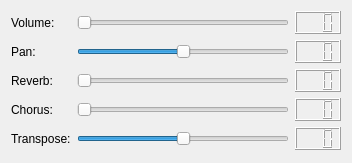
<?xml version="1.0" encoding="UTF-8"?>
<ui version="4.0">
 <class>SetTabMidiBase</class>
 <widget class="QWidget" name="SetTabMidiBase">
  <property name="geometry">
   <rect>
    <x>0</x>
    <y>0</y>
    <width>352</width>
    <height>163</height>
   </rect>
  </property>
  <property name="windowTitle">
   <string>SetTabMidi</string>
  </property>
  <layout class="QGridLayout">
   <property name="leftMargin">
    <number>11</number>
   </property>
   <property name="topMargin">
    <number>11</number>
   </property>
   <property name="rightMargin">
    <number>11</number>
   </property>
   <property name="bottomMargin">
    <number>11</number>
   </property>
   <property name="spacing">
    <number>6</number>
   </property>
   <item row="4" column="0">
    <widget class="QLabel" name="TextLabel5">
     <property name="text">
      <string>Transpose:</string>
     </property>
     <property name="wordWrap">
      <bool>false</bool>
     </property>
    </widget>
   </item>
   <item row="3" column="0">
    <widget class="QLabel" name="TextLabel4">
     <property name="text">
      <string>Chorus:</string>
     </property>
     <property name="wordWrap">
      <bool>false</bool>
     </property>
    </widget>
   </item>
   <item row="4" column="2">
    <widget class="QLCDNumber" name="LCDTranspose">
     <property name="digitCount">
      <number>3</number>
     </property>
    </widget>
   </item>
   <item row="0" column="1">
    <widget class="QSlider" name="SliderVolume">
     <property name="maximum">
      <number>127</number>
     </property>
     <property name="pageStep">
      <number>5</number>
     </property>
     <property name="orientation">
      <enum>Qt::Horizontal</enum>
     </property>
    </widget>
   </item>
   <item row="0" column="0">
    <widget class="QLabel" name="TextLabel1">
     <property name="text">
      <string>Volume:</string>
     </property>
     <property name="wordWrap">
      <bool>false</bool>
     </property>
    </widget>
   </item>
   <item row="4" column="1">
    <widget class="QSlider" name="SliderTranspose">
     <property name="minimumSize">
      <size>
       <width>85</width>
       <height>0</height>
      </size>
     </property>
     <property name="minimum">
      <number>-12</number>
     </property>
     <property name="maximum">
      <number>12</number>
     </property>
     <property name="pageStep">
      <number>1</number>
     </property>
     <property name="orientation">
      <enum>Qt::Horizontal</enum>
     </property>
    </widget>
   </item>
   <item row="2" column="2">
    <widget class="QLCDNumber" name="LCDReverb">
     <property name="digitCount">
      <number>3</number>
     </property>
    </widget>
   </item>
   <item row="1" column="0">
    <widget class="QLabel" name="TextLabel2">
     <property name="text">
      <string>Pan:</string>
     </property>
     <property name="wordWrap">
      <bool>false</bool>
     </property>
    </widget>
   </item>
   <item row="2" column="1">
    <widget class="QSlider" name="SliderReverb">
     <property name="maximum">
      <number>127</number>
     </property>
     <property name="pageStep">
      <number>5</number>
     </property>
     <property name="orientation">
      <enum>Qt::Horizontal</enum>
     </property>
    </widget>
   </item>
   <item row="3" column="1">
    <widget class="QSlider" name="SliderChorus">
     <property name="maximum">
      <number>127</number>
     </property>
     <property name="pageStep">
      <number>5</number>
     </property>
     <property name="orientation">
      <enum>Qt::Horizontal</enum>
     </property>
    </widget>
   </item>
   <item row="2" column="0">
    <widget class="QLabel" name="TextLabel3">
     <property name="text">
      <string>Reverb:</string>
     </property>
     <property name="wordWrap">
      <bool>false</bool>
     </property>
    </widget>
   </item>
   <item row="3" column="2">
    <widget class="QLCDNumber" name="LCDChorus">
     <property name="digitCount">
      <number>3</number>
     </property>
    </widget>
   </item>
   <item row="0" column="2">
    <widget class="QLCDNumber" name="LCDVolume">
     <property name="digitCount">
      <number>3</number>
     </property>
    </widget>
   </item>
   <item row="1" column="2">
    <widget class="QLCDNumber" name="LCDPan">
     <property name="digitCount">
      <number>3</number>
     </property>
    </widget>
   </item>
   <item row="1" column="1">
    <widget class="QSlider" name="SliderPan">
     <property name="minimum">
      <number>-64</number>
     </property>
     <property name="maximum">
      <number>64</number>
     </property>
     <property name="pageStep">
      <number>4</number>
     </property>
     <property name="value">
      <number>0</number>
     </property>
     <property name="orientation">
      <enum>Qt::Horizontal</enum>
     </property>
    </widget>
   </item>
  </layout>
 </widget>
 <layoutdefault spacing="6" margin="11"/>
 <pixmapfunction>qPixmapFromMimeSource</pixmapfunction>
 <resources/>
 <connections>
  <connection>
   <sender>SliderVolume</sender>
   <signal>valueChanged(int)</signal>
   <receiver>LCDVolume</receiver>
   <slot>display(int)</slot>
   <hints>
    <hint type="sourcelabel">
     <x>20</x>
     <y>20</y>
    </hint>
    <hint type="destinationlabel">
     <x>20</x>
     <y>20</y>
    </hint>
   </hints>
  </connection>
  <connection>
   <sender>SliderReverb</sender>
   <signal>valueChanged(int)</signal>
   <receiver>LCDReverb</receiver>
   <slot>display(int)</slot>
   <hints>
    <hint type="sourcelabel">
     <x>20</x>
     <y>20</y>
    </hint>
    <hint type="destinationlabel">
     <x>20</x>
     <y>20</y>
    </hint>
   </hints>
  </connection>
  <connection>
   <sender>SliderChorus</sender>
   <signal>valueChanged(int)</signal>
   <receiver>LCDChorus</receiver>
   <slot>display(int)</slot>
   <hints>
    <hint type="sourcelabel">
     <x>20</x>
     <y>20</y>
    </hint>
    <hint type="destinationlabel">
     <x>20</x>
     <y>20</y>
    </hint>
   </hints>
  </connection>
  <connection>
   <sender>SliderTranspose</sender>
   <signal>valueChanged(int)</signal>
   <receiver>LCDTranspose</receiver>
   <slot>display(int)</slot>
   <hints>
    <hint type="sourcelabel">
     <x>20</x>
     <y>20</y>
    </hint>
    <hint type="destinationlabel">
     <x>20</x>
     <y>20</y>
    </hint>
   </hints>
  </connection>
  <connection>
   <sender>SliderPan</sender>
   <signal>valueChanged(int)</signal>
   <receiver>LCDPan</receiver>
   <slot>display(int)</slot>
   <hints>
    <hint type="sourcelabel">
     <x>20</x>
     <y>20</y>
    </hint>
    <hint type="destinationlabel">
     <x>20</x>
     <y>20</y>
    </hint>
   </hints>
  </connection>
 </connections>
</ui>
